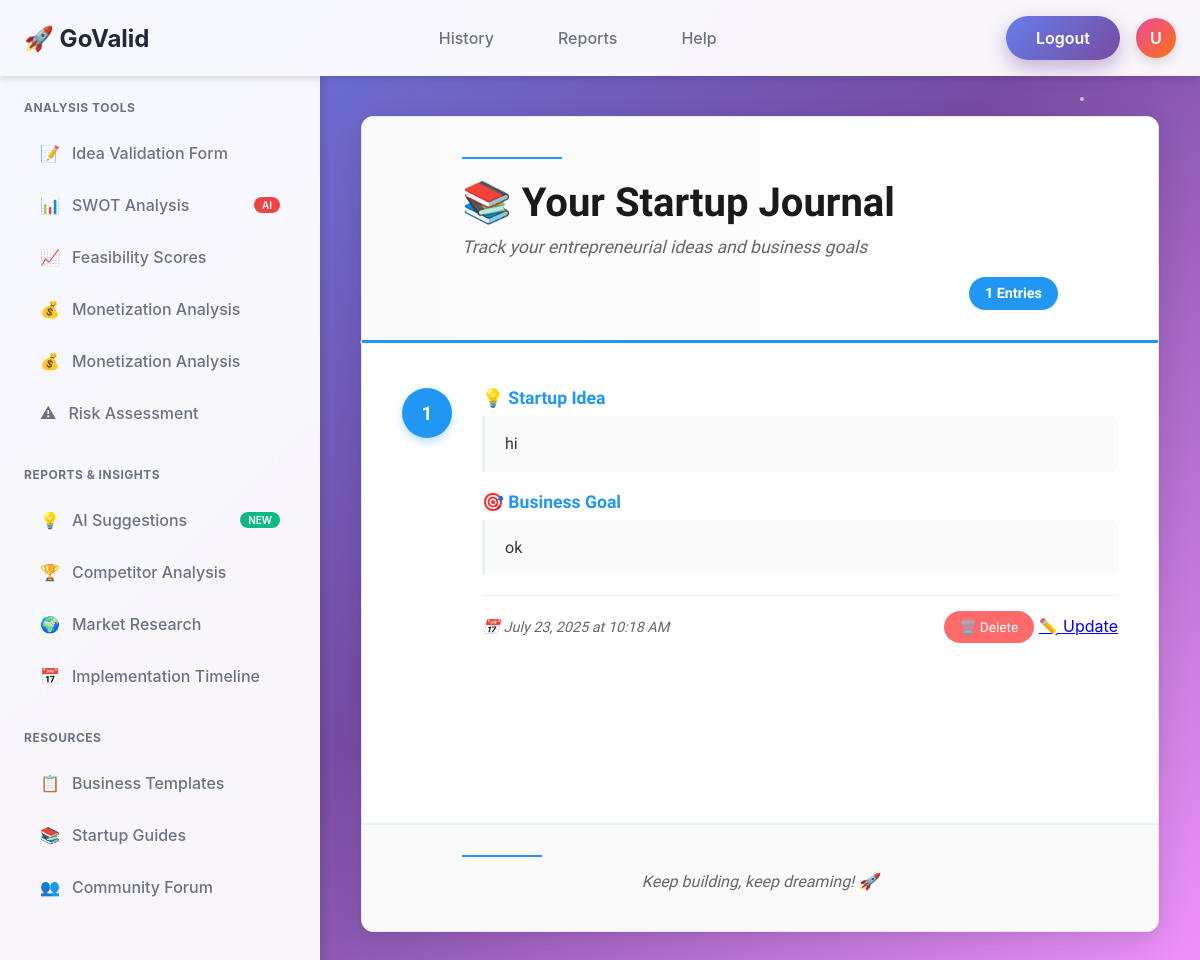
/dashboard/history/ (signed in), run on an earlier commit of the app's database.
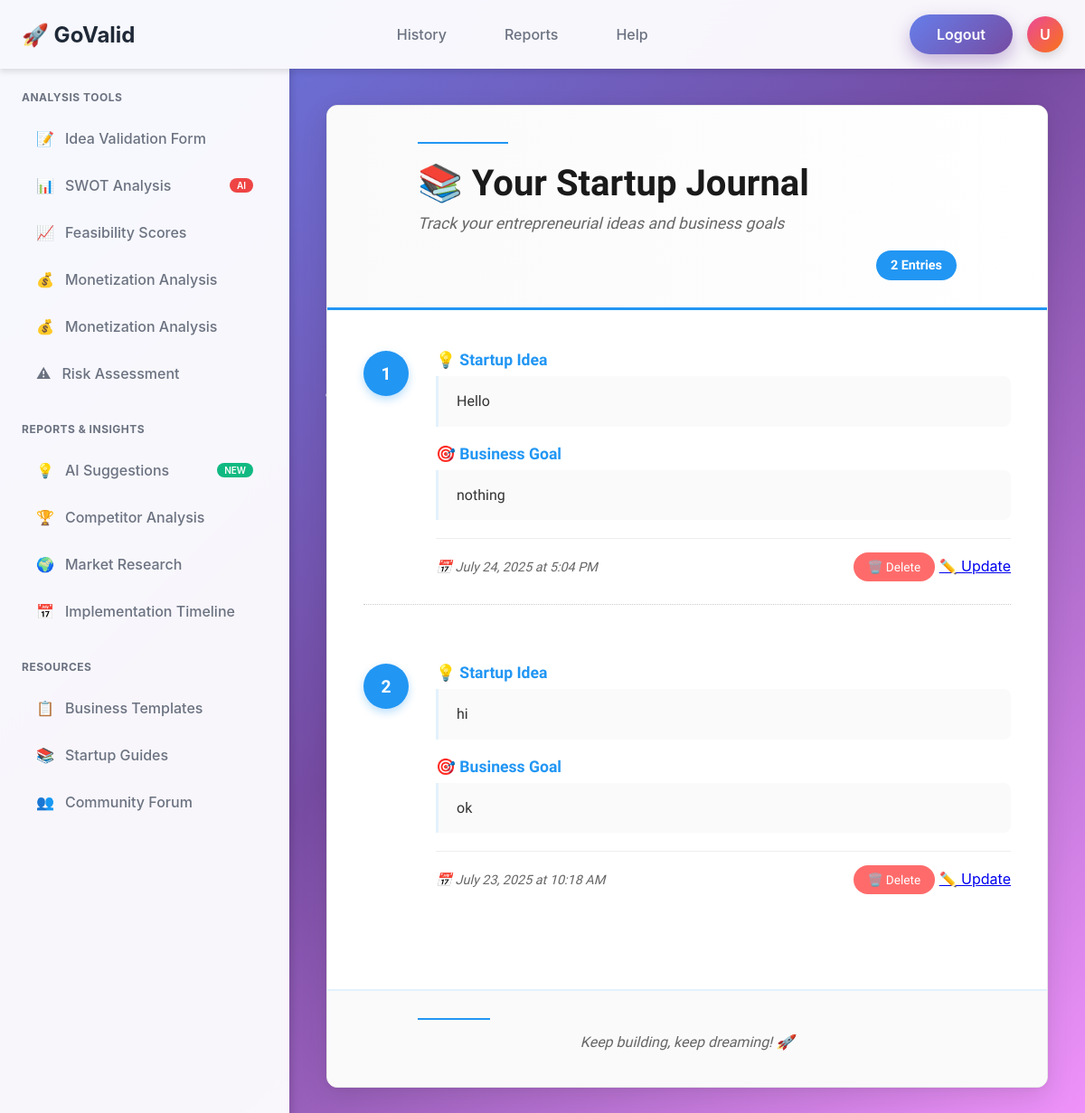
And on a later commit of the database.
### dashboard/models.py (models this page shows)
class Validate_form(models.Model):
    created_at = models.DateTimeField(auto_now_add=True)  # ✅ keep only this line
    user = models.ForeignKey(User, on_delete=models.CASCADE, null=True)
    startup_idea = models.TextField()
    business_domain = models.CharField(max_length=50, choices=DOMAIN_CHOICES)
    problem_statement = models.TextField()
    business_goal = models.TextField()
    monetization_strategy = models.TextField()
    social_impact = models.TextField()
    timeline = models.TextField()

### dashboard/views.py (the view)
# urls.py: path("history/", views.history, name="history"),
@login_required
def history(request):
    entries = Validate_form.objects.filter(user=request.user).order_by('-created_at')
    return render(request, "dashboard/history.html", {"submissions": entries})

### templates/dashboard/history.html (shortened to what this page needs)
{% extends "dashboard/base_dash.html" %}
{% block content %}
<div class="main-wrapper">
    <div class="notebook-container">
        <div class="notebook-header">
            <div class="header-line"></div>
            <h1 class="notebook-title">📚 Your Startup Journal</h1>
            <div class="header-subtitle">Track your entrepreneurial ideas and business goals</div>
            <div class="submissions-count">
                <span class="count-badge">{{ submissions|length }} Entries</span>
            </div>
        </div>
        <div class="notebook-content">
            {% for entry in submissions %}
            <div class="journal-entry">
                <div class="entry-number">{{ forloop.counter }}</div>
                <div class="entry-content">
                    <div class="entry-section">
                        <h3 class="section-label">💡 Startup Idea</h3>
                        <div class="section-text">{{ entry.startup_idea }}</div>
                    </div>
                    <div class="entry-section">
                        <h3 class="section-label">🎯 Business Goal</h3>
                        <div class="section-text">{{ entry.business_goal }}</div>
                    </div>
                    <div class="entry-footer">
                        <div class="entry-date">
                            📅 {{ entry.created_at|date:"F d, Y" }} at {{ entry.created_at|date:"g:i A" }}
                        </div>
                        <form action="{% url 'dashboard:delete' entry.id %}" method="POST" class="delete-form">
                            <button type="submit"
                                    onclick="return confirm('Are you sure you want to delete this entry?')"
                                    class="delete-btn">
                                🗑️ Delete
                            </button>
                            <a href="{% url 'dashboard:update' entry.id %}" class="btn btn-outline-primary btn-sm">
                            ✏️ Update
                            </a>
                        </form>
                    </div>
                </div>
            </div>
            {% endfor %}
        </div>
        <div class="notebook-footer">
            <div class="footer-line"></div>
            <div class="footer-text">Keep building, keep dreaming! 🚀</div>
        </div>
    </div>
</div>
{% endblock %}

What changed in the data, as far as the page shows it:
added Validate_form: startup_idea "Hello", business_goal "nothing", created_at "July 24, 2025", created_at "5:04 PM"
Also different on the page:
{{ submissions|length }}: "1" → "2"
